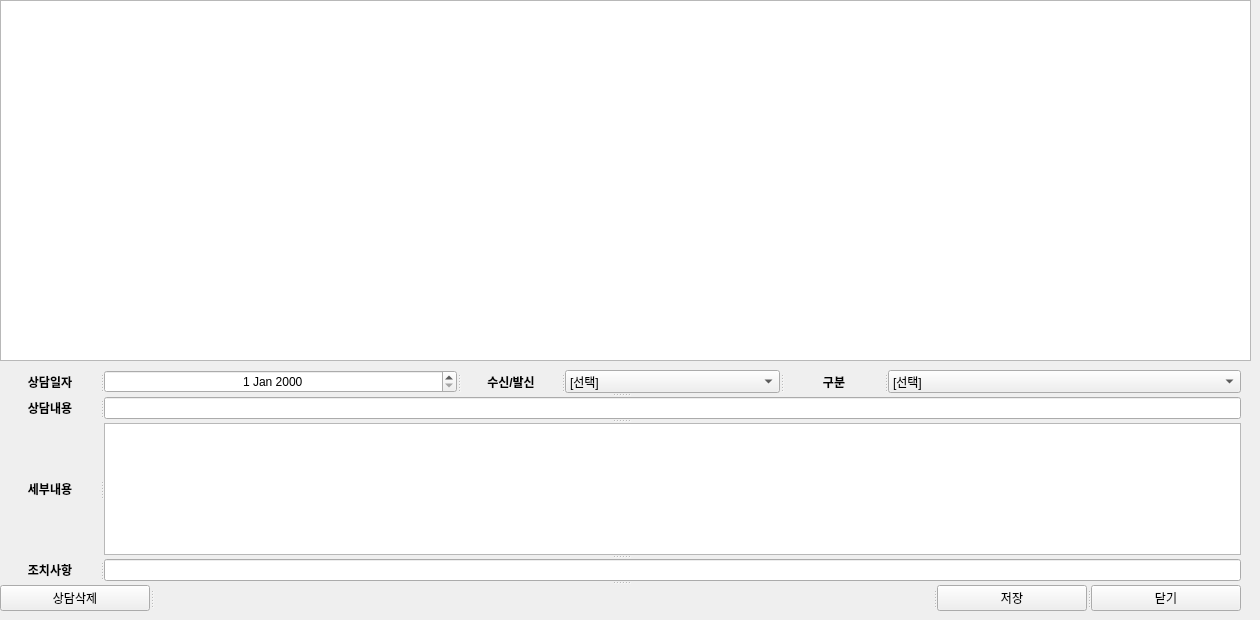
    <widget class="QWidget" name="tab_2">
     <attribute name="title">
      <string>상담정보</string>
     </attribute>
     <widget class="QTableView" name="tableView">
      <property name="geometry">
       <rect>
        <x>0</x>
        <y>0</y>
        <width>1251</width>
        <height>361</height>
       </rect>
      </property>
     </widget>
     <widget class="QSplitter" name="splitter_20">
      <property name="geometry">
       <rect>
        <x>0</x>
        <y>370</y>
        <width>1241</width>
        <height>241</height>
       </rect>
      </property>
      <property name="orientation">
       <enum>Qt::Vertical</enum>
      </property>
      <widget class="QSplitter" name="splitter_18">
       <property name="orientation">
        <enum>Qt::Vertical</enum>
       </property>
       <widget class="QSplitter" name="splitter_14">
        <property name="orientation">
         <enum>Qt::Horizontal</enum>
        </property>
        <widget class="QLabel" name="labelDateOfConsultation">
         <property name="minimumSize">
          <size>
           <width>100</width>
           <height>0</height>
          </size>
         </property>
         <property name="maximumSize">
          <size>
           <width>100</width>
           <height>16777215</height>
          </size>
         </property>
         <property name="font">
          <font>
           <pointsize>9</pointsize>
           <weight>75</weight>
           <bold>true</bold>
          </font>
         </property>
         <property name="mouseTracking">
          <bool>true</bool>
         </property>
         <property name="text">
          <string>상담일자</string>
         </property>
         <property name="alignment">
          <set>Qt::AlignCenter</set>
         </property>
        </widget>
        <widget class="QDateEdit" name="DateEdit_4">
         <property name="mouseTracking">
          <bool>false</bool>
         </property>
         <property name="focusPolicy">
          <enum>Qt::TabFocus</enum>
         </property>
         <property name="autoFillBackground">
          <bool>false</bool>
         </property>
         <property name="frame">
          <bool>true</bool>
         </property>
         <property name="alignment">
          <set>Qt::AlignCenter</set>
         </property>
         <property name="buttonSymbols">
          <enum>QAbstractSpinBox::UpDownArrows</enum>
         </property>
         <property name="accelerated">
          <bool>false</bool>
         </property>
         <property name="correctionMode">
          <enum>QAbstractSpinBox::CorrectToPreviousValue</enum>
         </property>
         <property name="calendarPopup">
          <bool>false</bool>
         </property>
         <property name="date">
          <date>
           <year>2000</year>
           <month>1</month>
           <day>1</day>
          </date>
         </property>
        </widget>
        <widget class="QLabel" name="labelIncomingOut">
         <property name="minimumSize">
          <size>
           <width>100</width>
           <height>0</height>
          </size>
         </property>
         <property name="maximumSize">
          <size>
           <width>100</width>
           <height>16777215</height>
          </size>
         </property>
         <property name="font">
          <font>
           <pointsize>9</pointsize>
           <weight>75</weight>
           <bold>true</bold>
          </font>
         </property>
         <property name="mouseTracking">
          <bool>true</bool>
         </property>
         <property name="text">
          <string>수신/발신</string>
         </property>
         <property name="alignment">
          <set>Qt::AlignCenter</set>
         </property>
        </widget>
        <widget class="QComboBox" name="ComboBox_3">
         <item>
          <property name="text">
           <string>[선택]</string>
          </property>
         </item>
         <item>
          <property name="text">
           <string>수신</string>
          </property>
         </item>
         <item>
          <property name="text">
           <string>발신</string>
          </property>
         </item>
        </widget>
        <widget class="QLabel" name="labelClassificationOfConsultation">
         <property name="minimumSize">
          <size>
           <width>100</width>
           <height>0</height>
          </size>
         </property>
         <property name="maximumSize">
          <size>
           <width>100</width>
           <height>16777215</height>
          </size>
         </property>
         <property name="font">
          <font>
           <pointsize>9</pointsize>
           <weight>75</weight>
           <bold>true</bold>
          </font>
         </property>
         <property name="mouseTracking">
          <bool>true</bool>
         </property>
         <property name="text">
          <string>구분</string>
         </property>
         <property name="alignment">
          <set>Qt::AlignCenter</set>
         </property>
        </widget>
        <widget class="QComboBox" name="comboBox_3">
         <property name="minimumSize">
          <size>
           <width>100</width>
           <height>0</height>
          </size>
         </property>
         <item>
          <property name="text">
           <string>[선택]</string>
          </property>
         </item>
         <item>
          <property name="text">
           <string>대출문의</string>
          </property>
         </item>
         <item>
          <property name="text">
           <string>대출해지문의</string>
          </property>
         </item>
         <item>
          <property name="text">
           <string>기타문의</string>
          </property>
         </item>
        </widget>
       </widget>
       <widget class="QSplitter" name="splitter_15">
        <property name="orientation">
         <enum>Qt::Horizontal</enum>
        </property>
        <widget class="QLabel" name="customerBD_5">
         <property name="minimumSize">
          <size>
           <width>100</width>
           <height>0</height>
          </size>
         </property>
         <property name="maximumSize">
          <size>
           <width>100</width>
           <height>16777215</height>
          </size>
         </property>
         <property name="font">
          <font>
           <pointsize>9</pointsize>
           <weight>75</weight>
           <bold>true</bold>
          </font>
         </property>
         <property name="mouseTracking">
          <bool>true</bool>
         </property>
         <property name="text">
          <string>상담내용</string>
         </property>
         <property name="alignment">
          <set>Qt::AlignCenter</set>
         </property>
        </widget>
        <widget class="QLineEdit" name="LineEdit_23"/>
       </widget>
       <widget class="QSplitter" name="splitter_16">
        <property name="orientation">
         <enum>Qt::Horizontal</enum>
        </property>
        <widget class="QLabel" name="customerBD_6">
         <property name="minimumSize">
          <size>
           <width>100</width>
           <height>0</height>
          </size>
         </property>
         <property name="maximumSize">
          <size>
           <width>100</width>
           <height>16777215</height>
          </size>
         </property>
         <property name="font">
          <font>
           <pointsize>9</pointsize>
           <weight>75</weight>
           <bold>true</bold>
          </font>
         </property>
         <property name="mouseTracking">
          <bool>true</bool>
         </property>
         <property name="text">
          <string>세부내용</string>
         </property>
         <property name="alignment">
          <set>Qt::AlignCenter</set>
         </property>
        </widget>
        <widget class="QTextEdit" name="textEdit"/>
       </widget>
       <widget class="QSplitter" name="splitter_17">
        <property name="orientation">
         <enum>Qt::Horizontal</enum>
        </property>
        <widget class="QLabel" name="customerBD_7">
         <property name="minimumSize">
          <size>
           <width>100</width>
           <height>0</height>
          </size>
         </property>
         <property name="maximumSize">
          <size>
           <width>100</width>
           <height>16777215</height>
          </size>
         </property>
         <property name="font">
          <font>
           <pointsize>9</pointsize>
           <weight>75</weight>
           <bold>true</bold>
          </font>
         </property>
         <property name="mouseTracking">
          <bool>true</bool>
         </property>
         <property name="text">
          <string>조치사항</string>
         </property>
         <property name="alignment">
          <set>Qt::AlignCenter</set>
         </property>
        </widget>
        <widget class="QLineEdit" name="LineEdit_24"/>
       </widget>
      </widget>
      <widget class="QSplitter" name="splitter_19">
       <property name="orientation">
        <enum>Qt::Horizontal</enum>
       </property>
       <widget class="QPushButton" name="saveButton_5">
        <property name="minimumSize">
         <size>
          <width>150</width>
          <height>0</height>
         </size>
        </property>
        <property name="maximumSize">
         <size>
          <width>150</width>
          <height>16777215</height>
         </size>
        </property>
        <property name="text">
         <string>상담삭제</string>
        </property>
       </widget>
       <widget class="QLabel" name="customerBD_8">
        <property name="minimumSize">
         <size>
          <width>100</width>
          <height>0</height>
         </size>
        </property>
        <property name="maximumSize">
         <size>
          <width>16777215</width>
          <height>16777215</height>
         </size>
        </property>
        <property name="font">
         <font>
          <pointsize>9</pointsize>
          <weight>75</weight>
          <bold>true</bold>
         </font>
        </property>
        <property name="mouseTracking">
         <bool>true</bool>
        </property>
        <property name="text">
         <string/>
        </property>
        <property name="alignment">
         <set>Qt::AlignCenter</set>
        </property>
       </widget>
       <widget class="QPushButton" name="saveButton_3">
        <property name="minimumSize">
         <size>
          <width>150</width>
          <height>0</height>
         </size>
        </property>
        <property name="maximumSize">
         <size>
          <width>150</width>
          <height>16777215</height>
         </size>
        </property>
        <property name="text">
         <string>저장</string>
        </property>
       </widget>
       <widget class="QPushButton" name="saveButton_4">
        <property name="minimumSize">
         <size>
          <width>150</width>
          <height>0</height>
         </size>
        </property>
        <property name="maximumSize">
         <size>
          <width>150</width>
          <height>16777215</height>
         </size>
        </property>
        <property name="text">
         <string>닫기</string>
        </property>
       </widget>
      </widget>
     </widget>
    </widget>
